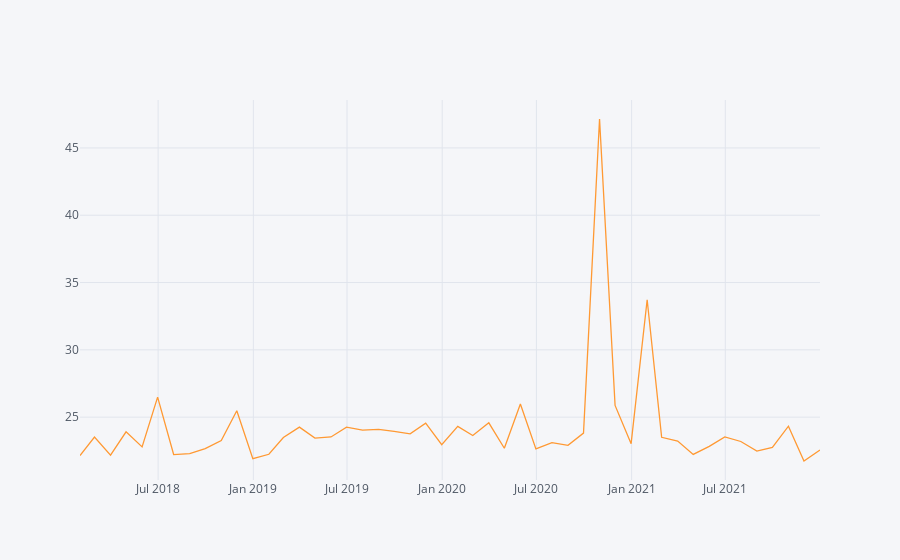

Write notebook code for a chart like this one.
### Code cell
ts_df.set_index("date")["price_sqm"].resample("M").mean().iplot()

### Figure 1 — Plotly figure (JSON) as saved in the notebook; plotly's stock layout.template omitted (floating-point values rounded to 4 significant figures)
{"data": [{"line": {"color": "rgba(255, 153, 51, 1.0)", "dash": "solid", "shape": "linear", "width": 1.3}, "mode": "lines", "name": "price_sqm", "text": "", "type": "scatter", "x": ["2018-01-31", "2018-02-28", "2018-03-31", "2018-04-30", "2018-05-31", "2018-06-30", "2018-07-31", "2018-08-31", "2018-09-30", "2018-10-31", "2018-11-30", "2018-12-31", "2019-01-31", "2019-02-28", "2019-03-31", "2019-04-30", "2019-05-31", "2019-06-30", "2019-07-31", "2019-08-31", "2019-09-30", "2019-10-31", "2019-11-30", "2019-12-31", "2020-01-31", "2020-02-29", "2020-03-31", "2020-04-30", "2020-05-31", "2020-06-30", "2020-07-31", "2020-08-31", "2020-09-30", "2020-10-31", "2020-11-30", "2020-12-31", "2021-01-31", "2021-02-28", "2021-03-31", "2021-04-30", "2021-05-31", "2021-06-30", "2021-07-31", "2021-08-31", "2021-09-30", "2021-10-31", "2021-11-30", "2021-12-31"], "y": [22.14, 23.52, 22.17, 23.91, 22.79, 26.49, 22.22, 22.29, 22.66, 23.25, 25.48, 21.91, 22.24, 23.49, 24.26, 23.44, 23.53, 24.25, 24.04, 24.09, 23.94, 23.76, 24.56, 22.95, 24.31, 23.64, 24.58, 22.69, 25.98, 22.64, 23.11, 22.9, 23.82, 47.15, 25.87, 23.03, 33.72, 23.5, 23.23, 22.23, 22.82, 23.54, 23.19, 22.48, 22.76, 24.33, 21.74, 22.55]}], "layout": {"legend": {"bgcolor": "#F5F6F9", "font": {"color": "#4D5663"}}, "paper_bgcolor": "#F5F6F9", "plot_bgcolor": "#F5F6F9", "title": {"font": {"color": "#4D5663"}}, "xaxis": {"gridcolor": "#E1E5ED", "showgrid": true, "tickfont": {"color": "#4D5663"}, "title": {"font": {"color": "#4D5663"}, "text": ""}, "zerolinecolor": "#E1E5ED"}, "yaxis": {"gridcolor": "#E1E5ED", "showgrid": true, "tickfont": {"color": "#4D5663"}, "title": {"font": {"color": "#4D5663"}, "text": ""}, "zerolinecolor": "#E1E5ED"}}}
